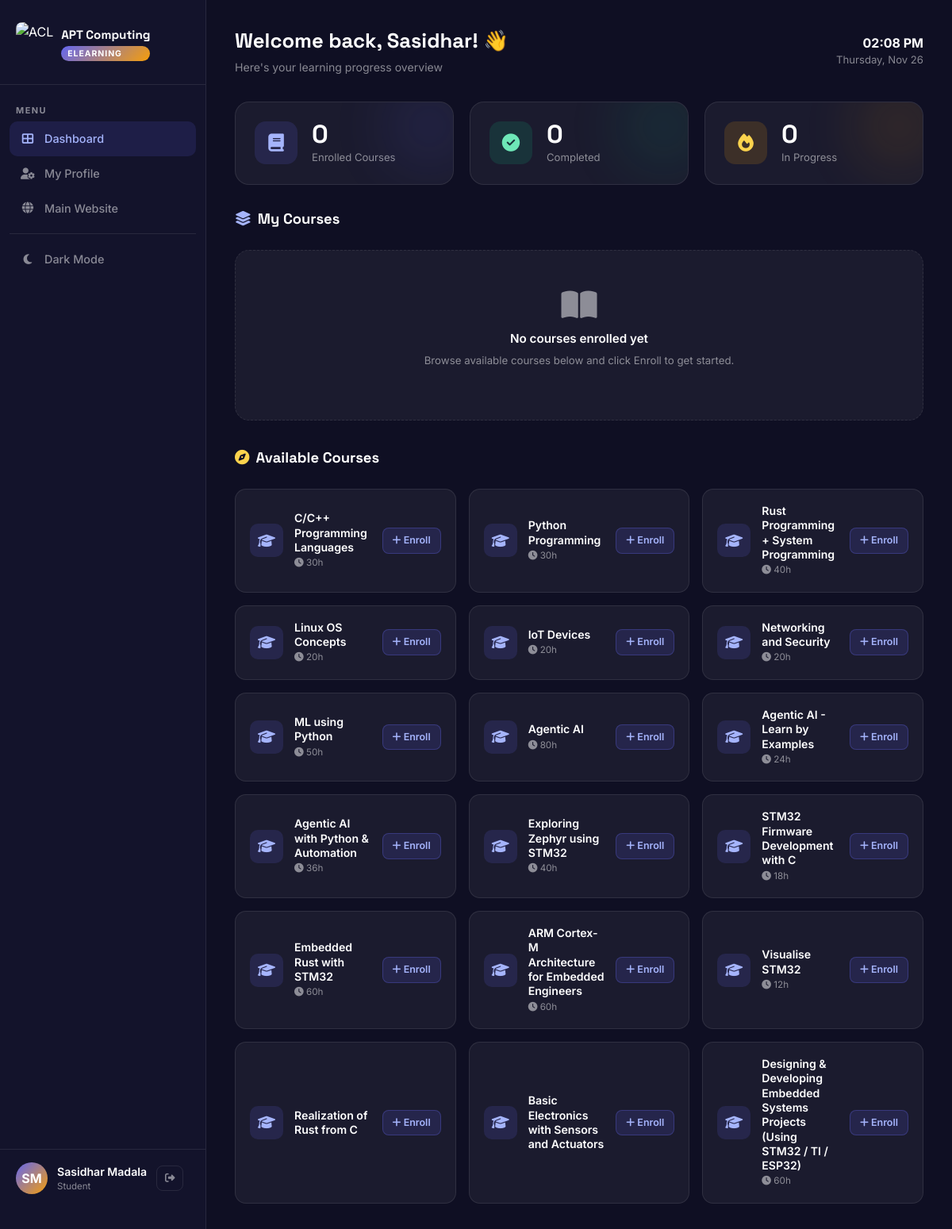
The app's page /elearning/dashboard/ (signed in), older data.
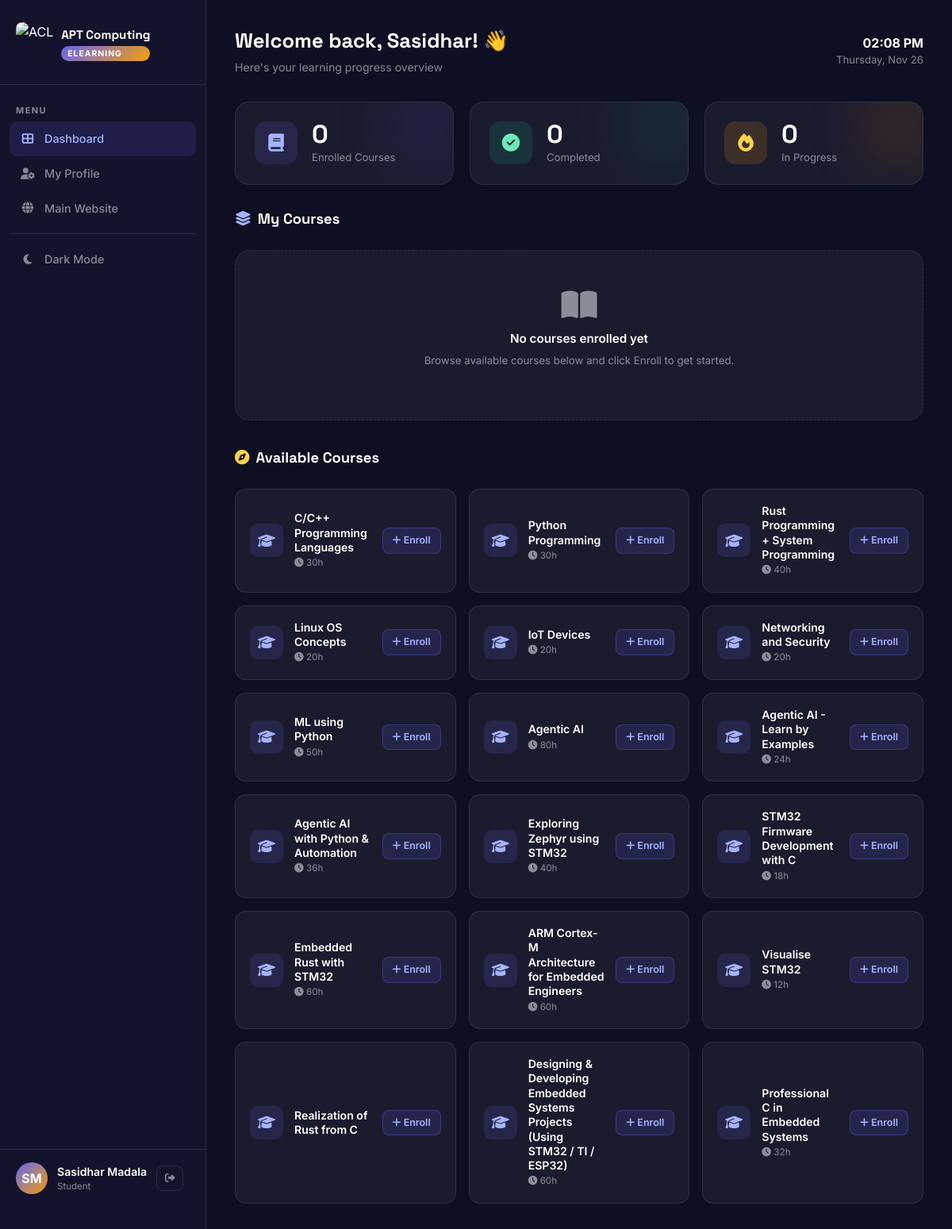
The same page, newer data.
### courses/models.py (models this page shows, shortened)
class Course(models.Model):
    title = models.CharField(max_length=200)
    slug = models.SlugField(max_length=200, unique=True)
    short_description = models.CharField(max_length=500, blank=True)
    description = models.TextField(blank=True)
    duration_weeks = models.PositiveIntegerField(default=0)
    duration_hours = models.PositiveIntegerField(default=0)
    skill_level = models.CharField(max_length=50, blank=True)
    technologies = models.CharField(max_length=200, blank=True, help_text="Comma separated list, e.g., 'Rust, Linux'")
    image = models.URLField(blank=True, null=True)
    fee = models.CharField(max_length=100, blank=True, help_text="e.g., '7000/- + GST'")
    timing = models.CharField(max_length=200, blank=True, help_text="e.g., 'Weekend course, 4:00pm to 5:00pm'")
    start_date = models.CharField(max_length=100, blank=True, help_text="e.g., '12th Sep 2026'")
    trainers = models.CharField(max_length=200, blank=True, help_text="e.g., 'Kamal Kumar Mukiri'")
    recordings_info = models.CharField(max_length=300, blank=True)
    materials_info = models.CharField(max_length=300, blank=True)
    prerequisites = models.CharField(max_length=300, blank=True)
    training_mode = models.CharField(max_length=100, blank=True, help_text="e.g., 'Online'")

### elearning/views.py (the view, shortened to what this page needs)
# urls.py: path('dashboard/', views.dashboard, name='dashboard'),
@login_required(login_url='/elearning/')
def dashboard(request):
    profile, _ = StudentProfile.objects.get_or_create(user=request.user)
    enrolled = profile.enrolled_courses.all()
    progress_qs = CourseProgress.objects.filter(student=profile).select_related('course')
    progress_map = {cp.course_id: cp for cp in progress_qs}
    enrolled_with_progress = []
    all_courses = Course.objects.all()
    available_courses = [c for c in all_courses if c not in enrolled]
    context = {
        'profile': profile,
        'enrolled_with_progress': enrolled_with_progress,
        'available_courses': available_courses,
        'enrolled_count': enrolled.count(),
        'completed_count': sum(1 for e in enrolled_with_progress if e['status'] == 'completed'),
        'in_progress_count': sum(1 for e in enrolled_with_progress if e['status'] == 'in_progress'),
    }
    return render(request, 'elearning/dashboard.html', context)

### templates/elearning/dashboard.html (shortened to what this page needs)
<!DOCTYPE html>
<html lang="en">
<head>
    <link href="https://cdn.jsdelivr.net/npm/bootstrap@5.1.3/dist/css/bootstrap.min.css" rel="stylesheet">
    <link rel="stylesheet" href="https://cdnjs.cloudflare.com/ajax/libs/font-awesome/6.4.0/css/all.min.css">
    {% load static %}
</head>
<body>
<aside class="sidebar">
    <div class="sidebar-logo">
        <img src="{% static 'img/ACL_Logo.png' %}" alt="ACL">
        <div>
            <div class="sidebar-logo-text">APT Computing</div>
            <span class="sidebar-badge">eLearning</span>
        </div>
    </div>
    <span class="sidebar-section-label">Menu</span>
    <ul class="sidebar-nav">
        <li><a href="{% url 'elearning:dashboard' %}" class="active"><i class="fas fa-th-large"></i> Dashboard</a></li>
        <li><a href="{% url 'elearning:profile' %}"><i class="fas fa-user-cog"></i> My Profile</a></li>
        <li><a href="{% url 'home' %}"><i class="fas fa-globe"></i> Main Website</a></li>
        <li style="margin-top: 10px; border-top: 1px solid var(--border); padding-top: 10px;">
            <a href="#" id="themeToggleBtn" onclick="toggleTheme(event)" style="cursor: pointer;">
                <i class="fas fa-moon" id="themeIcon"></i> <span id="themeLabel">Dark Mode</span>
            </a>
        </li>
    </ul>
    <div class="sidebar-footer">
        <div class="sidebar-user">
            {% if profile.avatar_url %}
                <img src="{{ profile.avatar_url }}" alt="Avatar" class="sidebar-avatar" style="object-fit: cover;">
            {% else %}
                <div class="sidebar-avatar">{{ request.user.first_name|first|upper }}{{ request.user.last_name|first|upper }}</div>
            {% endif %}
            <div>
                <div class="sidebar-username">{{ request.user.get_full_name|default:request.user.username }}</div>
                <div class="sidebar-role">Student</div>
            </div>
            <form method="POST" action="{% url 'elearning:logout' %}">
                <button type="submit" class="btn-logout" title="Logout"><i class="fas fa-sign-out-alt"></i></button>
            </form>
        </div>
    </div>
</aside>
<main class="main-content">
    <div class="page-header">
        <div>
            <div class="page-title">Welcome back, {{ request.user.first_name|default:request.user.username }}! 👋</div>
            <div class="page-subtitle">Here's your learning progress overview</div>
        </div>
        <div class="greeting-time">
            <strong id="currentTime"></strong>
            <span id="currentDate"></span>
        </div>
    </div>
    <div class="stat-cards">
        <div class="stat-card">
            <div class="stat-card-icon" style="background: rgba(99,102,241,0.15);">
                <i class="fas fa-book" style="color:#a5b4fc;"></i>
            </div>
            <div>
                <div class="stat-card-val">{{ enrolled_count }}</div>
                <div class="stat-card-lbl">Enrolled Courses</div>
            </div>
            <div class="stat-glow" style="background:#6366f1;"></div>
        </div>
        <div class="stat-card">
            <div class="stat-card-icon" style="background: rgba(16,185,129,0.15);">
                <i class="fas fa-check-circle" style="color:#6ee7b7;"></i>
            </div>
            <div>
                <div class="stat-card-val">{{ completed_count }}</div>
                <div class="stat-card-lbl">Completed</div>
            </div>
            <div class="stat-glow" style="background:#10b981;"></div>
        </div>
        <div class="stat-card">
            <div class="stat-card-icon" style="background: rgba(245,158,11,0.15);">
                <i class="fas fa-fire" style="color:#fcd34d;"></i>
            </div>
            <div>
                <div class="stat-card-val">{{ in_progress_count }}</div>
                <div class="stat-card-lbl">In Progress</div>
            </div>
            <div class="stat-glow" style="background:#f59e0b;"></div>
        </div>
    </div>
    <div class="section-heading">
        <h2><i class="fas fa-layer-group" style="color:#a5b4fc; margin-right:8px;"></i>My Courses</h2>
    </div>
    {% if enrolled_with_progress %}
    <div class="enrolled-grid">
        {% for item in enrolled_with_progress %}
        <a href="{% url 'elearning:course_detail' item.course.id %}" style="text-decoration:none;color:inherit;">
        <div class="course-card">
            <div class="course-card-header">
                <div class="course-icon" style="background: linear-gradient(135deg, rgba(99,102,241,0.25), rgba(245,158,11,0.25));">
                    <i class="fas fa-book-open" style="color:#a5b4fc;"></i>
                </div>
                <div>
                    <div class="course-title">{{ item.course.title }}</div>
                    <span class="course-status status-{{ item.status }}">{{ item.status|title|cut:"_" }}</span>
                </div>
            </div>
            <div class="progress-wrap">
                <div class="progress-label">
                    <span>Progress</span>
                    <strong>{{ item.progress }}%</strong>
                </div>
                <div class="progress-bar-bg">
                    <div class="progress-bar-fill" style="width: {{ item.progress }}%;"></div>
                </div>
            </div>
        </div>
        </a>
        {% endfor %}
    </div>
    {% else %}
    <div class="empty-state" style="margin-bottom:36px;">
        <i class="fas fa-book-open"></i>
        <p style="font-size:0.95rem; font-weight:600; color:#fff; margin-bottom:6px;">No courses enrolled yet</p>
        <p style="font-size:0.83rem;">Browse available courses below and click Enroll to get started.</p>
    </div>
    {% endif %}
    {% if available_courses %}
    <div class="section-heading">
        <h2><i class="fas fa-compass" style="color:#fcd34d; margin-right:8px;"></i>Available Courses</h2>
    </div>
    <div class="available-grid">
        {% for course in available_courses %}
        <div class="available-card">
            <div class="available-icon" style="background: rgba(99,102,241,0.15);">
                <i class="fas fa-graduation-cap" style="color:#a5b4fc;"></i>
            </div>
            <div>
                <div class="available-title">{{ course.title }}</div>
                {% if course.duration_hours %}<div class="available-meta"><i class="fas fa-clock"></i> {{ course.duration_hours }}h</div>{% endif %}
            </div>
            <a href="{% url 'elearning:enroll' course.id %}" class="btn-enroll">
                <i class="fas fa-plus"></i> Enroll
            </a>
        </div>
        {% endfor %}
    </div>
    {% endif %}
</main>
</body>
</html>

Row changes from the older to the newer data that the page shows:
removed Course: title "Basic Electronics with Sensors and Actuators"
added Course: title "Professional C in Embedded Systems", duration_hours "32"
